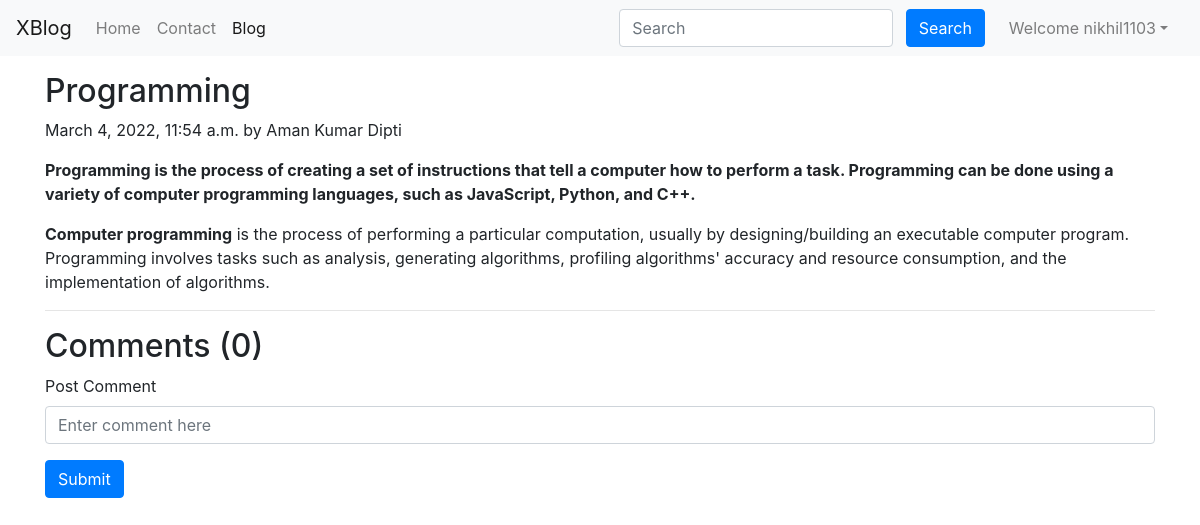
The page /Blog/programming (signed in) on the database its author committed.
### Blog/models.py (models this page shows, shortened)
class Post(models.Model):
    sno=models.AutoField(primary_key=True)
    title=models.CharField(max_length=255)
    author=models.CharField(max_length=50)
    slug=models.CharField(max_length=130)
    timeStamp=models.DateTimeField(blank=True)
    content=models.TextField()
    image = models.FileField(upload_to = 'image/', blank=True, null=True )

### Blog/views.py (the view)
# urls.py: path('<str:slug>', views.blogPost, name="blogPost"),
def blogPost(request, slug):
    post=Post.objects.filter(slug=slug).first()
    comments= BlogComment.objects.filter(post=post, parent=None)
    replies= BlogComment.objects.filter(post=post).exclude(parent=None)
    replyDict={}
    for reply in replies:
        if reply.parent.sno not in replyDict.keys():
            replyDict[reply.parent.sno]=[reply]
        else:
            replyDict[reply.parent.sno].append(reply)
    context={'post':post, 'comments': comments, 'user': request.user, 'replyDict': replyDict}
    return render(request, "Blog/BlogPost.html", context)

### templates/Blog/BlogPost.html (shortened to what this page needs)
{% extends 'base.html' %}
{% block blogsactive %} active {% endblock %}
{% block body %}
{% load static %}
{% load humanize %}
{% load extras %}
<div class="container my-3">
    <h2 class="blog-post-title">{{post.title}}</h2>
    <p class="blog-post-meta">{{post.timeStamp}} by {{post.author}}</a></p>
    <p>{{post.content|safe}}</p>
    <hr>
</div>
<div class="container">
    <h2> Comments ({{comments.count}}) </h2>
    <div class="my-2">
        {% if user.is_authenticated %}
        <form action="/Blog/postComment" method="post">
            <div class="form-group">
                <label for="exampleInputEmail1">Post Comment </label>
                <input type="text" class="form-control" id="comment" name="comment" placeholder="Enter comment here">
            </div>
            <button type="submit" class="btn btn-primary">Submit</button>
        </form>
        {% else %}
        Please login to post a comment
        {% endif %}
    </div>
</div>
{% endblock %}

### templates/base.html (shortened to what this page needs)
<!doctype html>
<html lang="en">
<head>
  <link rel="stylesheet" href="https://stackpath.bootstrapcdn.com/bootstrap/4.5.2/css/bootstrap.min.css"
>
</head>
<body>
  <nav class="navbar navbar-expand-lg navbar-light bg-light">
    <a class="navbar-brand" href="/">XBlog</a>
    <div class="collapse navbar-collapse" id="navbarSupportedContent">
      <ul class="navbar-nav mr-auto">
        <li class="nav-item {% block homeactive %}  {% endblock homeactive %}">
          <a class="nav-link" href="/">Home <span class="sr-only">(current)</span></a>
        </li>
        <li class="nav-item {% block contactactive %}  {% endblock contactactive %} ">
          <a class="nav-link" href="/contact">Contact</a>
        </li>
        <li class="nav-item {% block blogsactive %}  {% endblock blogsactive %} ">
          <a class="nav-link" href="/Blog">Blog</a>
        </li>
      </ul>
      <div class="ml-auto form-inline ">
        <form method="get" action="/search" class="my-2 my-lg-0 mx-3">
          <input class="form-control mr-sm-2" type="search" placeholder="Search" aria-label="Search" name="query"
            id="query">
          <button class="btn btn-primary my-2 my-sm-0 " type="submit">Search</button>
        </form>
        {% if user.is_authenticated %}
        <ul class="navbar-nav mr-2">
          <li class="nav-item dropdown">
            <a class="nav-link dropdown-toggle" href='#' id="navbarDropdown" role="button" data-toggle="dropdown">
              Welcome {{request.user}}</a>
          </li>
        </ul>
      </div>
      {% endif %}
    </div>
  </nav>
  {% block body %} {% endblock body %}
</body>
</html>

### rows shown on the page
Post: title "Programming", timeStamp "March 4, 2022, 11:54 a.m.", author "Aman Kumar Dipti", content "Programming is the process of creating a set of instructions that tell a computer how to perform a task. Programming can be done using a variety of computer programming languages, such as JavaScript, Python, and C++. Computer programming is the process of performing a particular computation, usually by designing/building an executable computer program. Programming involves tasks such as analysis, generating algorithms, profiling algorithms' accuracy and resource consumption, and the implementation of algorithms."

### other values the page prints
{{ request.user }} "nikhil1103"
{{ comments.count }} "0"
